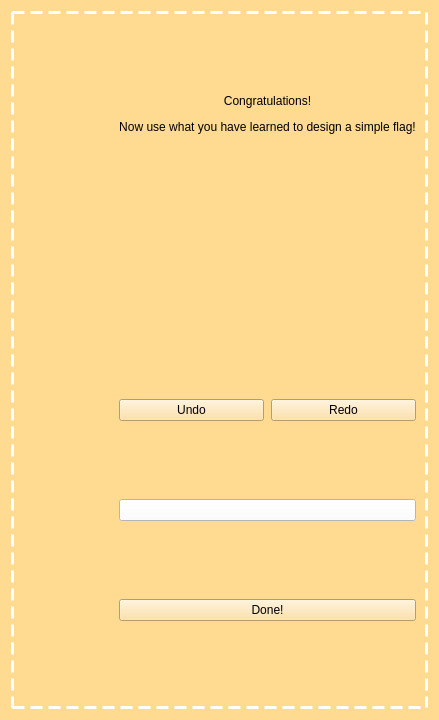
<?xml version="1.0" encoding="UTF-8"?>
<ui version="4.0">
 <class>KeepSimpleActivity</class>
 <widget class="QWidget" name="KeepSimpleActivity">
  <property name="geometry">
   <rect>
    <x>0</x>
    <y>0</y>
    <width>439</width>
    <height>720</height>
   </rect>
  </property>
  <property name="windowTitle">
   <string>Form</string>
  </property>
  <property name="styleSheet">
   <string notr="true">background-color: rgb(255, 219, 146);</string>
  </property>
  <layout class="QHBoxLayout" name="horizontalLayout">
   <item>
    <widget class="QFrame" name="horizontalFrame">
     <property name="styleSheet">
      <string notr="true">QFrame#horizontalFrame {
	border: 3px dashed white;
}
</string>
     </property>
     <layout class="QHBoxLayout" name="horizontalLayout_4">
      <item>
       <widget class="FillableFlag" name="flag" native="true"/>
      </item>
      <item>
       <layout class="QVBoxLayout" name="verticalLayout">
        <property name="spacing">
         <number>7</number>
        </property>
        <property name="sizeConstraint">
         <enum>QLayout::SetDefaultConstraint</enum>
        </property>
        <item>
         <widget class="QLabel" name="label">
          <property name="sizePolicy">
           <sizepolicy hsizetype="Preferred" vsizetype="Maximum">
            <horstretch>0</horstretch>
            <verstretch>0</verstretch>
           </sizepolicy>
          </property>
          <property name="styleSheet">
           <string notr="true">font: 300 8pt &quot;Bookman Old Style&quot;;
color: rgb(0, 0, 0);</string>
          </property>
          <property name="text">
           <string>&lt;html&gt;&lt;head/&gt;&lt;body&gt;&lt;p&gt;Congratulations!&lt;/p&gt;&lt;p&gt;Now use what you have learned to design a simple flag!&lt;/p&gt;&lt;/body&gt;&lt;/html&gt;</string>
          </property>
          <property name="alignment">
           <set>Qt::AlignCenter</set>
          </property>
         </widget>
        </item>
        <item>
         <layout class="QHBoxLayout" name="horizontalLayout_3">
          <item>
           <layout class="QVBoxLayout" name="verticalLayout_3">
            <item>
             <widget class="QPushButton" name="choice1">
              <property name="text">
               <string/>
              </property>
              <property name="icon">
               <iconset>
                <normaloff>:/FlagTemplates/weirdShapeMiddle.png</normaloff>:/FlagTemplates/weirdShapeMiddle.png</iconset>
              </property>
              <property name="iconSize">
               <size>
                <width>100</width>
                <height>100</height>
               </size>
              </property>
              <property name="flat">
               <bool>true</bool>
              </property>
             </widget>
            </item>
            <item>
             <widget class="QPushButton" name="choice2">
              <property name="text">
               <string/>
              </property>
              <property name="icon">
               <iconset>
                <normaloff>:/FlagTemplates/flowerMiddle.png</normaloff>:/FlagTemplates/flowerMiddle.png</iconset>
              </property>
              <property name="iconSize">
               <size>
                <width>100</width>
                <height>100</height>
               </size>
              </property>
              <property name="flat">
               <bool>true</bool>
              </property>
             </widget>
            </item>
            <item>
             <widget class="QPushButton" name="choice3">
              <property name="text">
               <string/>
              </property>
              <property name="icon">
               <iconset>
                <normaloff>:/FlagTemplates/triangleMiddle.png</normaloff>:/FlagTemplates/triangleMiddle.png</iconset>
              </property>
              <property name="iconSize">
               <size>
                <width>100</width>
                <height>100</height>
               </size>
              </property>
              <property name="flat">
               <bool>true</bool>
              </property>
             </widget>
            </item>
            <item>
             <widget class="QPushButton" name="choice4">
              <property name="text">
               <string/>
              </property>
              <property name="icon">
               <iconset>
                <normaloff>:/FlagTemplates/tigerMiddle.png</normaloff>:/FlagTemplates/tigerMiddle.png</iconset>
              </property>
              <property name="iconSize">
               <size>
                <width>100</width>
                <height>100</height>
               </size>
              </property>
              <property name="flat">
               <bool>true</bool>
              </property>
             </widget>
            </item>
           </layout>
          </item>
          <item>
           <layout class="QVBoxLayout" name="verticalLayout_4">
            <item>
             <widget class="QPushButton" name="choice6">
              <property name="text">
               <string/>
              </property>
              <property name="icon">
               <iconset>
                <normaloff>:/FlagTemplates/polygonMiddle.png</normaloff>:/FlagTemplates/polygonMiddle.png</iconset>
              </property>
              <property name="iconSize">
               <size>
                <width>100</width>
                <height>100</height>
               </size>
              </property>
              <property name="flat">
               <bool>true</bool>
              </property>
             </widget>
            </item>
            <item>
             <widget class="QPushButton" name="choice5">
              <property name="text">
               <string/>
              </property>
              <property name="icon">
               <iconset>
                <normaloff>:/FlagTemplates/circleMiddle.png</normaloff>:/FlagTemplates/circleMiddle.png</iconset>
              </property>
              <property name="iconSize">
               <size>
                <width>100</width>
                <height>100</height>
               </size>
              </property>
              <property name="flat">
               <bool>true</bool>
              </property>
             </widget>
            </item>
            <item>
             <widget class="QPushButton" name="choice7">
              <property name="text">
               <string/>
              </property>
              <property name="icon">
               <iconset>
                <normaloff>:/Icons/cursor.png</normaloff>:/Icons/cursor.png</iconset>
              </property>
              <property name="iconSize">
               <size>
                <width>60</width>
                <height>60</height>
               </size>
              </property>
              <property name="flat">
               <bool>true</bool>
              </property>
             </widget>
            </item>
           </layout>
          </item>
         </layout>
        </item>
        <item>
         <layout class="QGridLayout" name="gridLayout" columnstretch="0">
          <property name="spacing">
           <number>7</number>
          </property>
         </layout>
        </item>
        <item>
         <layout class="QHBoxLayout" name="horizontalLayout_2">
          <item>
           <widget class="QPushButton" name="undo">
            <property name="text">
             <string>Undo</string>
            </property>
            <property name="iconSize">
             <size>
              <width>100</width>
              <height>100</height>
             </size>
            </property>
            <property name="flat">
             <bool>false</bool>
            </property>
           </widget>
          </item>
          <item>
           <widget class="QPushButton" name="redo">
            <property name="text">
             <string>Redo</string>
            </property>
           </widget>
          </item>
         </layout>
        </item>
        <item>
         <widget class="QPushButton" name="colorPaletteButton">
          <property name="sizePolicy">
           <sizepolicy hsizetype="Preferred" vsizetype="Fixed">
            <horstretch>0</horstretch>
            <verstretch>0</verstretch>
           </sizepolicy>
          </property>
          <property name="styleSheet">
           <string notr="true">background-color: white</string>
          </property>
          <property name="text">
           <string/>
          </property>
         </widget>
        </item>
        <item>
         <widget class="QPushButton" name="doneButton">
          <property name="enabled">
           <bool>true</bool>
          </property>
          <property name="text">
           <string>Done!</string>
          </property>
          <property name="checkable">
           <bool>false</bool>
          </property>
         </widget>
        </item>
       </layout>
      </item>
     </layout>
    </widget>
   </item>
  </layout>
 </widget>
 <customwidgets>
  <customwidget>
   <class>FillableFlag</class>
   <extends>QWidget</extends>
   <header>fillableflag.h</header>
   <container>1</container>
  </customwidget>
 </customwidgets>
 <resources/>
 <connections/>
</ui>
